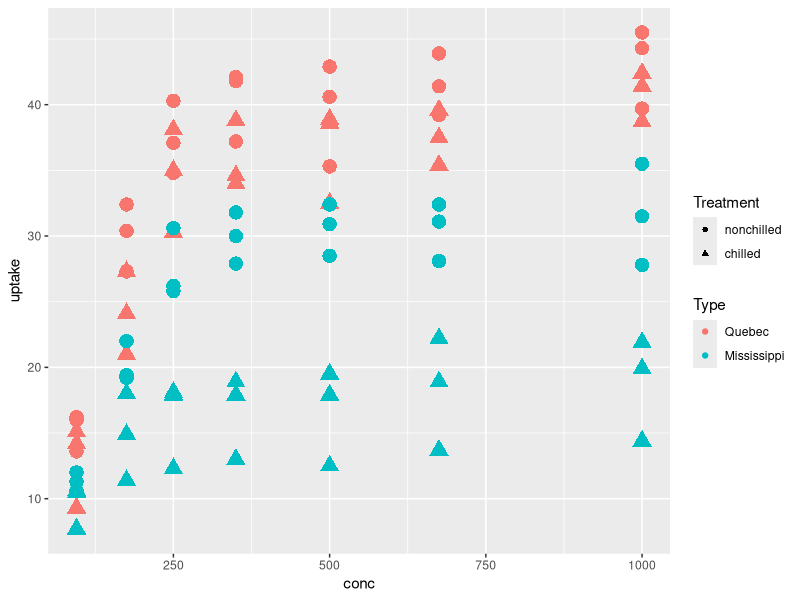

This figure's R source:
## ---- chunk 1
library(ggplot2)
library(class)
library(gmodels)
## ---- chunk 2
data("CO2")
## ---- chunk 3
head(CO2)
summary(CO2)
## ---- chunk 4
summary(CO2[c("conc", "uptake")])
## ---- chunk 5
ggplot(data = CO2, mapping = aes(conc, uptake, color = Type, shape = Treatment)) + geom_point(aes(size = 1)) + scale_size_continuous(guide = FALSE)
## ---- chunk 6
CO2$Group <- paste(CO2$Type, CO2$Treatment)
head(CO2)
## ---- chunk 7
set.seed(3456)
div <- sample(2, nrow(CO2), replace = TRUE, prob = c(0.8, 0.2))
TrainCO2 <- CO2[div==1, 4:5]
TestCO2 <- CO2[div==2, 4:5]
TrainLabels <- CO2[div==1, 6]
TestLabels <- CO2[div==2, 6]
## ---- chunk 8
CO2_pred <- knn(train=TrainCO2, test=TestCO2, cl=TrainLabels, k=3)
CO2_pred
## ---- chunk 9
CrossTable(x = TestLabels, y = CO2_pred, prop.chisq = FALSE, prop.r = FALSE, prop.c = FALSE, prop.t = FALSE)
## ---- chunk 10
normalize <- function(x){
  num <- x - min(x)
  denom <- max(x) - min(x)
  return(num/denom)
}
CO2_norm <- as.data.frame(lapply(CO2[4:5], normalize))
summary(CO2_norm)
## ---- chunk 11
set.seed(3456)
div <- sample(2, nrow(CO2_norm), replace = TRUE, prob = c(0.8, 0.2))
TrainCO2 <- CO2_norm[div==1, 1:2]
TestCO2 <- CO2_norm[div==2, 1:2]
TrainLabels <- CO2[div==1, 6]
TestLabels <- CO2[div==2, 6]
CO2_norm_pred <- knn(train = TrainCO2, test = TestCO2, cl = TrainLabels, k = 3)
## ---- chunk 12
CO2_norm_pred_k4 <- knn(train=TrainCO2, test = TestCO2, cl = TrainLabels, k = 4)
## ---- chunk 13
CrossTable(x = TestLabels, y = CO2_norm_pred, prop.chisq = FALSE, prop.r = FALSE, prop.c = FALSE, prop.t = FALSE)
## ---- chunk 14
CrossTable(x = TestLabels, y = CO2_norm_pred_k4, prop.chisq = FALSE, prop.r = FALSE, prop.c = FALSE, prop.t = FALSE)
